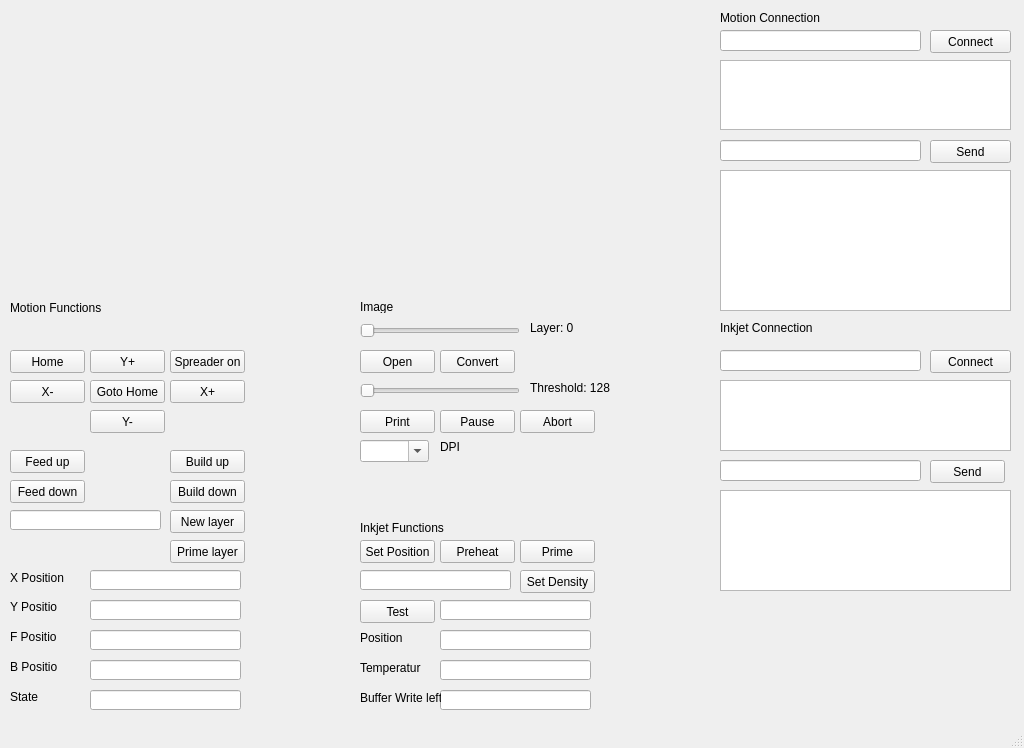
<?xml version="1.0" encoding="UTF-8"?>
<ui version="4.0">
 <class>MainWindow</class>
 <widget class="QMainWindow" name="MainWindow">
  <property name="geometry">
   <rect>
    <x>0</x>
    <y>0</y>
    <width>1024</width>
    <height>748</height>
   </rect>
  </property>
  <property name="windowTitle">
   <string>MainWindow</string>
  </property>
  <widget class="QWidget" name="centralwidget">
   <widget class="QPushButton" name="pushButton">
    <property name="geometry">
     <rect>
      <x>10</x>
      <y>350</y>
      <width>75</width>
      <height>23</height>
     </rect>
    </property>
    <property name="text">
     <string>Home</string>
    </property>
   </widget>
   <widget class="QLabel" name="label">
    <property name="geometry">
     <rect>
      <x>10</x>
      <y>300</y>
      <width>101</width>
      <height>16</height>
     </rect>
    </property>
    <property name="text">
     <string>Motion Functions</string>
    </property>
   </widget>
   <widget class="QPushButton" name="pushButton_2">
    <property name="geometry">
     <rect>
      <x>90</x>
      <y>350</y>
      <width>75</width>
      <height>23</height>
     </rect>
    </property>
    <property name="text">
     <string>Y+</string>
    </property>
   </widget>
   <widget class="QPushButton" name="pushButton_3">
    <property name="geometry">
     <rect>
      <x>170</x>
      <y>350</y>
      <width>75</width>
      <height>23</height>
     </rect>
    </property>
    <property name="text">
     <string>Spreader on</string>
    </property>
   </widget>
   <widget class="QPushButton" name="pushButton_4">
    <property name="geometry">
     <rect>
      <x>10</x>
      <y>380</y>
      <width>75</width>
      <height>23</height>
     </rect>
    </property>
    <property name="text">
     <string>X-</string>
    </property>
   </widget>
   <widget class="QPushButton" name="pushButton_5">
    <property name="geometry">
     <rect>
      <x>90</x>
      <y>380</y>
      <width>75</width>
      <height>23</height>
     </rect>
    </property>
    <property name="text">
     <string>Goto Home</string>
    </property>
   </widget>
   <widget class="QPushButton" name="pushButton_6">
    <property name="geometry">
     <rect>
      <x>170</x>
      <y>380</y>
      <width>75</width>
      <height>23</height>
     </rect>
    </property>
    <property name="text">
     <string>X+</string>
    </property>
   </widget>
   <widget class="QPushButton" name="pushButton_7">
    <property name="geometry">
     <rect>
      <x>90</x>
      <y>410</y>
      <width>75</width>
      <height>23</height>
     </rect>
    </property>
    <property name="text">
     <string>Y-</string>
    </property>
   </widget>
   <widget class="QPushButton" name="pushButton_8">
    <property name="geometry">
     <rect>
      <x>10</x>
      <y>450</y>
      <width>75</width>
      <height>23</height>
     </rect>
    </property>
    <property name="text">
     <string>Feed up</string>
    </property>
   </widget>
   <widget class="QPushButton" name="pushButton_9">
    <property name="geometry">
     <rect>
      <x>170</x>
      <y>450</y>
      <width>75</width>
      <height>23</height>
     </rect>
    </property>
    <property name="text">
     <string>Build up</string>
    </property>
   </widget>
   <widget class="QPushButton" name="pushButton_10">
    <property name="geometry">
     <rect>
      <x>10</x>
      <y>480</y>
      <width>75</width>
      <height>23</height>
     </rect>
    </property>
    <property name="text">
     <string>Feed down</string>
    </property>
   </widget>
   <widget class="QPushButton" name="pushButton_11">
    <property name="geometry">
     <rect>
      <x>170</x>
      <y>480</y>
      <width>75</width>
      <height>23</height>
     </rect>
    </property>
    <property name="text">
     <string>Build down</string>
    </property>
   </widget>
   <widget class="QLineEdit" name="lineEdit">
    <property name="geometry">
     <rect>
      <x>10</x>
      <y>510</y>
      <width>151</width>
      <height>20</height>
     </rect>
    </property>
   </widget>
   <widget class="QPushButton" name="pushButton_12">
    <property name="geometry">
     <rect>
      <x>170</x>
      <y>510</y>
      <width>75</width>
      <height>23</height>
     </rect>
    </property>
    <property name="text">
     <string>New layer</string>
    </property>
   </widget>
   <widget class="QLineEdit" name="lineEdit_2">
    <property name="geometry">
     <rect>
      <x>90</x>
      <y>570</y>
      <width>151</width>
      <height>20</height>
     </rect>
    </property>
   </widget>
   <widget class="QLabel" name="label_2">
    <property name="geometry">
     <rect>
      <x>10</x>
      <y>570</y>
      <width>71</width>
      <height>16</height>
     </rect>
    </property>
    <property name="text">
     <string>X Position</string>
    </property>
   </widget>
   <widget class="QPushButton" name="pushButton_13">
    <property name="geometry">
     <rect>
      <x>170</x>
      <y>540</y>
      <width>75</width>
      <height>23</height>
     </rect>
    </property>
    <property name="text">
     <string>Prime layer</string>
    </property>
   </widget>
   <widget class="QLabel" name="label_3">
    <property name="geometry">
     <rect>
      <x>10</x>
      <y>600</y>
      <width>47</width>
      <height>13</height>
     </rect>
    </property>
    <property name="text">
     <string>Y Position</string>
    </property>
   </widget>
   <widget class="QLineEdit" name="lineEdit_3">
    <property name="geometry">
     <rect>
      <x>90</x>
      <y>600</y>
      <width>151</width>
      <height>20</height>
     </rect>
    </property>
   </widget>
   <widget class="QLabel" name="label_4">
    <property name="geometry">
     <rect>
      <x>10</x>
      <y>630</y>
      <width>47</width>
      <height>13</height>
     </rect>
    </property>
    <property name="text">
     <string>F Position</string>
    </property>
   </widget>
   <widget class="QLineEdit" name="lineEdit_4">
    <property name="geometry">
     <rect>
      <x>90</x>
      <y>630</y>
      <width>151</width>
      <height>20</height>
     </rect>
    </property>
   </widget>
   <widget class="QLabel" name="label_5">
    <property name="geometry">
     <rect>
      <x>10</x>
      <y>660</y>
      <width>47</width>
      <height>13</height>
     </rect>
    </property>
    <property name="text">
     <string>B Position</string>
    </property>
   </widget>
   <widget class="QLineEdit" name="lineEdit_5">
    <property name="geometry">
     <rect>
      <x>90</x>
      <y>660</y>
      <width>151</width>
      <height>20</height>
     </rect>
    </property>
   </widget>
   <widget class="QLineEdit" name="lineEdit_6">
    <property name="geometry">
     <rect>
      <x>90</x>
      <y>690</y>
      <width>151</width>
      <height>20</height>
     </rect>
    </property>
   </widget>
   <widget class="QLabel" name="label_6">
    <property name="geometry">
     <rect>
      <x>10</x>
      <y>690</y>
      <width>47</width>
      <height>13</height>
     </rect>
    </property>
    <property name="text">
     <string>State</string>
    </property>
   </widget>
   <widget class="QPushButton" name="pushButton_14">
    <property name="geometry">
     <rect>
      <x>360</x>
      <y>350</y>
      <width>75</width>
      <height>23</height>
     </rect>
    </property>
    <property name="text">
     <string>Open</string>
    </property>
   </widget>
   <widget class="QPushButton" name="pushButton_15">
    <property name="geometry">
     <rect>
      <x>440</x>
      <y>350</y>
      <width>75</width>
      <height>23</height>
     </rect>
    </property>
    <property name="text">
     <string>Convert</string>
    </property>
   </widget>
   <widget class="QSlider" name="horizontalSlider">
    <property name="geometry">
     <rect>
      <x>360</x>
      <y>320</y>
      <width>160</width>
      <height>22</height>
     </rect>
    </property>
    <property name="orientation">
     <enum>Qt::Horizontal</enum>
    </property>
   </widget>
   <widget class="QLabel" name="label_7">
    <property name="geometry">
     <rect>
      <x>360</x>
      <y>300</y>
      <width>47</width>
      <height>13</height>
     </rect>
    </property>
    <property name="text">
     <string>Image</string>
    </property>
   </widget>
   <widget class="QLabel" name="label_8">
    <property name="geometry">
     <rect>
      <x>530</x>
      <y>320</y>
      <width>71</width>
      <height>16</height>
     </rect>
    </property>
    <property name="text">
     <string>Layer: 0</string>
    </property>
   </widget>
   <widget class="QSlider" name="horizontalSlider_2">
    <property name="geometry">
     <rect>
      <x>360</x>
      <y>380</y>
      <width>160</width>
      <height>22</height>
     </rect>
    </property>
    <property name="maximum">
     <number>256</number>
    </property>
    <property name="orientation">
     <enum>Qt::Horizontal</enum>
    </property>
   </widget>
   <widget class="QLabel" name="label_9">
    <property name="geometry">
     <rect>
      <x>530</x>
      <y>380</y>
      <width>81</width>
      <height>16</height>
     </rect>
    </property>
    <property name="text">
     <string>Threshold: 128</string>
    </property>
   </widget>
   <widget class="QPushButton" name="pushButton_16">
    <property name="geometry">
     <rect>
      <x>360</x>
      <y>410</y>
      <width>75</width>
      <height>23</height>
     </rect>
    </property>
    <property name="text">
     <string>Print</string>
    </property>
   </widget>
   <widget class="QPushButton" name="pushButton_17">
    <property name="geometry">
     <rect>
      <x>440</x>
      <y>410</y>
      <width>75</width>
      <height>23</height>
     </rect>
    </property>
    <property name="text">
     <string>Pause</string>
    </property>
   </widget>
   <widget class="QPushButton" name="pushButton_18">
    <property name="geometry">
     <rect>
      <x>520</x>
      <y>410</y>
      <width>75</width>
      <height>23</height>
     </rect>
    </property>
    <property name="text">
     <string>Abort</string>
    </property>
   </widget>
   <widget class="QComboBox" name="comboBox">
    <property name="geometry">
     <rect>
      <x>360</x>
      <y>440</y>
      <width>69</width>
      <height>22</height>
     </rect>
    </property>
    <property name="editable">
     <bool>true</bool>
    </property>
    <property name="placeholderText">
     <string/>
    </property>
   </widget>
   <widget class="QLabel" name="label_10">
    <property name="geometry">
     <rect>
      <x>440</x>
      <y>440</y>
      <width>47</width>
      <height>13</height>
     </rect>
    </property>
    <property name="frameShape">
     <enum>QFrame::NoFrame</enum>
    </property>
    <property name="text">
     <string>DPI</string>
    </property>
   </widget>
   <widget class="QLabel" name="label_11">
    <property name="geometry">
     <rect>
      <x>360</x>
      <y>520</y>
      <width>91</width>
      <height>16</height>
     </rect>
    </property>
    <property name="text">
     <string>Inkjet Functions</string>
    </property>
   </widget>
   <widget class="QPushButton" name="pushButton_19">
    <property name="geometry">
     <rect>
      <x>360</x>
      <y>540</y>
      <width>75</width>
      <height>23</height>
     </rect>
    </property>
    <property name="text">
     <string>Set Position</string>
    </property>
   </widget>
   <widget class="QPushButton" name="pushButton_20">
    <property name="geometry">
     <rect>
      <x>440</x>
      <y>540</y>
      <width>75</width>
      <height>23</height>
     </rect>
    </property>
    <property name="text">
     <string>Preheat</string>
    </property>
   </widget>
   <widget class="QPushButton" name="pushButton_21">
    <property name="geometry">
     <rect>
      <x>520</x>
      <y>540</y>
      <width>75</width>
      <height>23</height>
     </rect>
    </property>
    <property name="text">
     <string>Prime</string>
    </property>
   </widget>
   <widget class="QPushButton" name="pushButton_22">
    <property name="geometry">
     <rect>
      <x>520</x>
      <y>570</y>
      <width>75</width>
      <height>23</height>
     </rect>
    </property>
    <property name="text">
     <string>Set Density</string>
    </property>
   </widget>
   <widget class="QLineEdit" name="lineEdit_7">
    <property name="geometry">
     <rect>
      <x>360</x>
      <y>570</y>
      <width>151</width>
      <height>20</height>
     </rect>
    </property>
   </widget>
   <widget class="QPushButton" name="pushButton_23">
    <property name="geometry">
     <rect>
      <x>360</x>
      <y>600</y>
      <width>75</width>
      <height>23</height>
     </rect>
    </property>
    <property name="text">
     <string>Test</string>
    </property>
   </widget>
   <widget class="QLineEdit" name="lineEdit_8">
    <property name="geometry">
     <rect>
      <x>440</x>
      <y>600</y>
      <width>151</width>
      <height>20</height>
     </rect>
    </property>
   </widget>
   <widget class="QLineEdit" name="lineEdit_9">
    <property name="geometry">
     <rect>
      <x>440</x>
      <y>630</y>
      <width>151</width>
      <height>20</height>
     </rect>
    </property>
   </widget>
   <widget class="QLineEdit" name="lineEdit_10">
    <property name="geometry">
     <rect>
      <x>440</x>
      <y>660</y>
      <width>151</width>
      <height>20</height>
     </rect>
    </property>
   </widget>
   <widget class="QLineEdit" name="lineEdit_11">
    <property name="geometry">
     <rect>
      <x>440</x>
      <y>690</y>
      <width>151</width>
      <height>20</height>
     </rect>
    </property>
   </widget>
   <widget class="QLabel" name="label_12">
    <property name="geometry">
     <rect>
      <x>360</x>
      <y>630</y>
      <width>51</width>
      <height>16</height>
     </rect>
    </property>
    <property name="text">
     <string>Position</string>
    </property>
   </widget>
   <widget class="QLabel" name="label_13">
    <property name="geometry">
     <rect>
      <x>360</x>
      <y>660</y>
      <width>61</width>
      <height>16</height>
     </rect>
    </property>
    <property name="text">
     <string>Temperature</string>
    </property>
   </widget>
   <widget class="QLabel" name="label_14">
    <property name="geometry">
     <rect>
      <x>360</x>
      <y>690</y>
      <width>81</width>
      <height>16</height>
     </rect>
    </property>
    <property name="text">
     <string>Buffer Write left</string>
    </property>
   </widget>
   <widget class="QLabel" name="label_15">
    <property name="geometry">
     <rect>
      <x>720</x>
      <y>10</y>
      <width>101</width>
      <height>16</height>
     </rect>
    </property>
    <property name="text">
     <string>Motion Connection</string>
    </property>
   </widget>
   <widget class="QLineEdit" name="lineEdit_12">
    <property name="geometry">
     <rect>
      <x>720</x>
      <y>30</y>
      <width>201</width>
      <height>21</height>
     </rect>
    </property>
   </widget>
   <widget class="QPushButton" name="pushButton_24">
    <property name="geometry">
     <rect>
      <x>930</x>
      <y>30</y>
      <width>81</width>
      <height>23</height>
     </rect>
    </property>
    <property name="text">
     <string>Connect</string>
    </property>
   </widget>
   <widget class="QLineEdit" name="lineEdit_13">
    <property name="geometry">
     <rect>
      <x>720</x>
      <y>140</y>
      <width>201</width>
      <height>21</height>
     </rect>
    </property>
   </widget>
   <widget class="QPushButton" name="pushButton_25">
    <property name="geometry">
     <rect>
      <x>930</x>
      <y>140</y>
      <width>81</width>
      <height>23</height>
     </rect>
    </property>
    <property name="text">
     <string>Send</string>
    </property>
   </widget>
   <widget class="QLabel" name="label_16">
    <property name="geometry">
     <rect>
      <x>720</x>
      <y>320</y>
      <width>121</width>
      <height>16</height>
     </rect>
    </property>
    <property name="frameShape">
     <enum>QFrame::NoFrame</enum>
    </property>
    <property name="text">
     <string>Inkjet Connection</string>
    </property>
   </widget>
   <widget class="QLineEdit" name="lineEdit_14">
    <property name="geometry">
     <rect>
      <x>720</x>
      <y>350</y>
      <width>201</width>
      <height>21</height>
     </rect>
    </property>
   </widget>
   <widget class="QPushButton" name="pushButton_26">
    <property name="geometry">
     <rect>
      <x>930</x>
      <y>350</y>
      <width>81</width>
      <height>23</height>
     </rect>
    </property>
    <property name="text">
     <string>Connect</string>
    </property>
   </widget>
   <widget class="QPlainTextEdit" name="plainTextEdit_3">
    <property name="geometry">
     <rect>
      <x>720</x>
      <y>380</y>
      <width>291</width>
      <height>71</height>
     </rect>
    </property>
   </widget>
   <widget class="QLineEdit" name="lineEdit_15">
    <property name="geometry">
     <rect>
      <x>720</x>
      <y>460</y>
      <width>201</width>
      <height>21</height>
     </rect>
    </property>
   </widget>
   <widget class="QPushButton" name="pushButton_27">
    <property name="geometry">
     <rect>
      <x>930</x>
      <y>460</y>
      <width>75</width>
      <height>23</height>
     </rect>
    </property>
    <property name="text">
     <string>Send</string>
    </property>
   </widget>
   <widget class="QPlainTextEdit" name="plainTextEdit_4">
    <property name="geometry">
     <rect>
      <x>720</x>
      <y>490</y>
      <width>291</width>
      <height>101</height>
     </rect>
    </property>
   </widget>
   <widget class="QPlainTextEdit" name="plainTextEdit">
    <property name="geometry">
     <rect>
      <x>720</x>
      <y>60</y>
      <width>291</width>
      <height>70</height>
     </rect>
    </property>
    <property name="plainText">
     <string/>
    </property>
   </widget>
   <widget class="QPlainTextEdit" name="plainTextEdit_2">
    <property name="geometry">
     <rect>
      <x>720</x>
      <y>170</y>
      <width>291</width>
      <height>141</height>
     </rect>
    </property>
   </widget>
   <widget class="QLabel" name="label_17">
    <property name="geometry">
     <rect>
      <x>10</x>
      <y>0</y>
      <width>291</width>
      <height>291</height>
     </rect>
    </property>
    <property name="text">
     <string/>
    </property>
   </widget>
   <widget class="QLabel" name="label_18">
    <property name="geometry">
     <rect>
      <x>350</x>
      <y>0</y>
      <width>281</width>
      <height>281</height>
     </rect>
    </property>
    <property name="text">
     <string/>
    </property>
   </widget>
  </widget>
  <widget class="QMenuBar" name="menubar">
   <property name="geometry">
    <rect>
     <x>0</x>
     <y>0</y>
     <width>1024</width>
     <height>21</height>
    </rect>
   </property>
  </widget>
  <widget class="QStatusBar" name="statusbar"/>
 </widget>
 <resources/>
 <connections/>
</ui>
